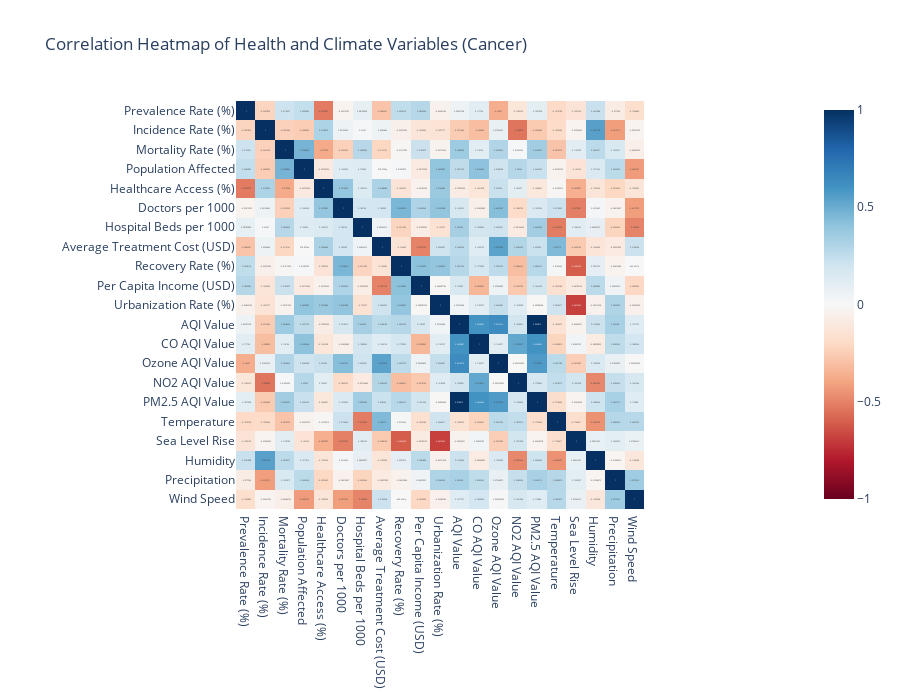

Here is the notebook cell this chart was saved with:
### Markdown cell above
#### Correlation Heatmap of Health and Climate Variables (Respiratory Infectious)

### Code cell
import plotly.express as px

# Select only numeric columns for correlation
corr_matrix = asthma[corr_vars].corr()

fig_corr = px.imshow(
    corr_matrix,
    text_auto=True,
    color_continuous_scale='RdBu',
    zmin=-1, zmax=1,
    title="Correlation Heatmap of Health and Climate Variables (Cancer)"
)
fig_corr.update_layout(height=700, width=900)
fig_corr.show()

### Figure 1 — Plotly figure (JSON) as saved in the notebook; plotly's stock layout.template omitted (floating-point values rounded to 4 significant figures; data arrays with more than 128 entries replaced by an {"elided": "..."} marker saying what was removed)
{"data": [{"coloraxis": "coloraxis", "hovertemplate": "x: %{x}<br>y: %{y}<br>color: %{z}<extra></extra>", "name": "0", "texttemplate": "%{z}", "type": "heatmap", "x": ["Prevalence Rate (%)", "Incidence Rate (%)", "Mortality Rate (%)", "Population Affected", "Healthcare Access (%)", "Doctors per 1000", "Hospital Beds per 1000", "Average Treatment Cost (USD)", "Recovery Rate (%)", "Per Capita Income (USD)", "Urbanization Rate (%)", "AQI Value", "CO AQI Value", "Ozone AQI Value", "NO2 AQI Value", "PM2.5 AQI Value", "Temperature", "Sea Level Rise", "Humidity", "Precipitation", "Wind Speed"], "xaxis": "x", "y": ["Prevalence Rate (%)", "Incidence Rate (%)", "Mortality Rate (%)", "Population Affected", "Healthcare Access (%)", "Doctors per 1000", "Hospital Beds per 1000", "Average Treatment Cost (USD)", "Recovery Rate (%)", "Per Capita Income (USD)", "Urbanization Rate (%)", "AQI Value", "CO AQI Value", "Ozone AQI Value", "NO2 AQI Value", "PM2.5 AQI Value", "Temperature", "Sea Level Rise", "Humidity", "Precipitation", "Wind Speed"], "yaxis": "y", "z": {"elided": "21x21 float values"}}], "layout": {"coloraxis": {"cmax": 1, "cmin": -1, "colorscale": [[0, "rgb(103,0,31)"], [0.1, "rgb(178,24,43)"], [0.2, "rgb(214,96,77)"], [0.3, "rgb(244,165,130)"], [0.4, "rgb(253,219,199)"], [0.5, "rgb(247,247,247)"], [0.6, "rgb(209,229,240)"], [0.7, "rgb(146,197,222)"], [0.8, "rgb(67,147,195)"], [0.9, "rgb(33,102,172)"], [1, "rgb(5,48,97)"]]}, "height": 700, "title": {"text": "Correlation Heatmap of Health and Climate Variables (Cancer)"}, "width": 900, "xaxis": {"anchor": "y", "constrain": "domain", "domain": [0, 1], "scaleanchor": "y"}, "yaxis": {"anchor": "x", "autorange": "reversed", "constrain": "domain", "domain": [0, 1]}}}
